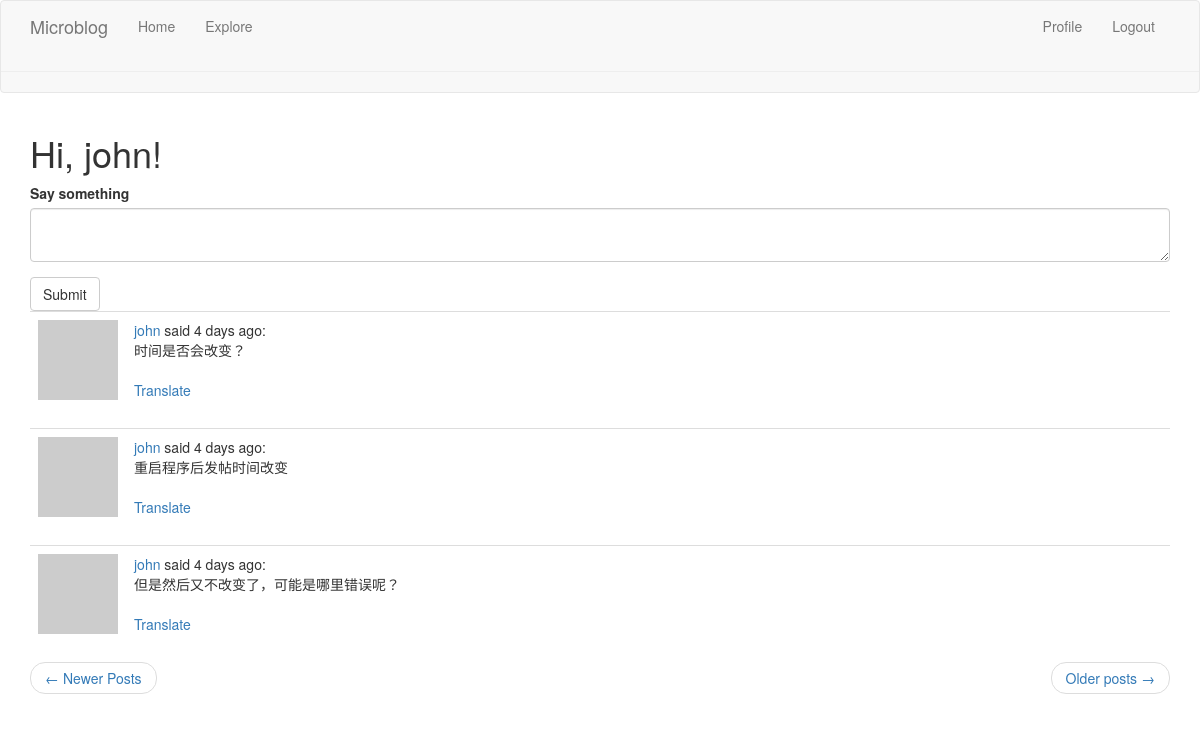
Before: /index (signed in) with the older database file.
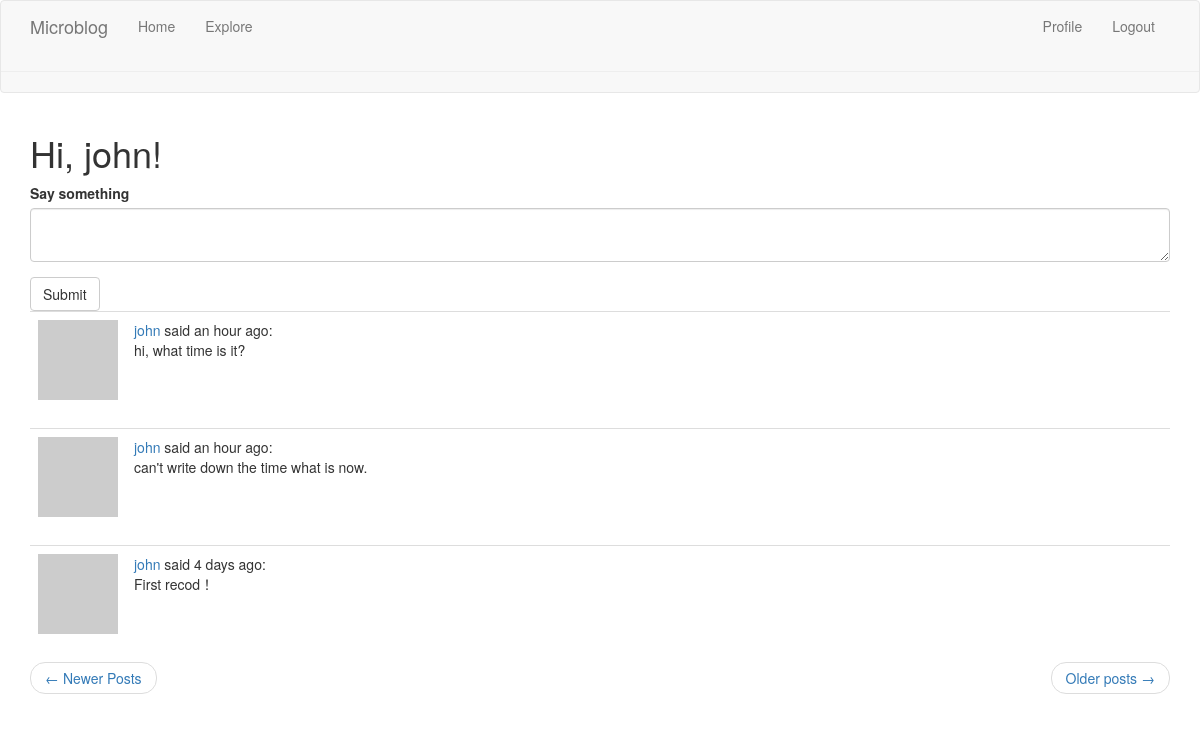
After: the same page with the newer database file.
### app/models.py (models this page shows, shortened)
class User(UserMixin, db.Model):
    id = db.Column(db.Integer, primary_key=True)
    username = db.Column(db.String(64), index=True, unique=True)
    email = db.Column(db.String(120), index=True, unique=True)
    password_hash = db.Column(db.String(128))
    posts = db.relationship('Post', backref='author', lazy='dynamic')
    about_me = db.Column(db.String(140))
    last_seen = db.Column(db.DateTime, default=datetime.utcnow)
    followed = db.relationship(
        'User', secondary=followers,
        primaryjoin=(followers.c.follower_id == id),
        secondaryjoin=(followers.c.followed_id == id),
        backref=db.backref('followers', lazy='dynamic'), lazy='dynamic')
    def avatar(self, size):
        digest = md5(self.email.lower().encode('utf-8')).hexdigest()
        return 'https://www.gravatar.com/avatar/{}?d=identicon&s={}'.format(
            digest, size)
    def followed_posts(self):
        followed = Post.query.join(
            followers, (followers.c.followed_id == Post.user_id)).filter(
            followers.c.follower_id == self.id)
        own = Post.query.filter_by(user_id=self.id)
        return followed.union(own).order_by(Post.timestamp.desc())

class Post(db.Model):
    id = db.Column(db.Integer, primary_key=True)
    body = db.Column(db.String(140))
    timestamp = db.Column(db.DateTime, index=True, default=datetime.utcnow())
    user_id = db.Column(db.Integer, db.ForeignKey('user.id'))
    language = db.Column(db.String(5))

### app/main/routes.py (the view, shortened to what this page needs)
@bp.route('/', methods=['GET', 'POST'])
@bp.route('/index', methods=['GET', 'POST'])
@login_required
def index():
    form = PostForm()
    page = request.args.get('page', 1, type=int)
    posts = current_user.followed_posts().paginate(
        page, current_app.config['POSTS_PER_PAGE'], False)
    next_url = url_for('main.index', page=posts.next_num) if posts.has_next else None
    prev_url = url_for('main.index', page=posts.prev_num) if posts.has_prev else None
    return render_template("index.html", title=_('Home'), form=form, posts=posts.items,
                           next_url=next_url, prev_url=prev_url)

### app/main/forms.py
class PostForm(FlaskForm):
    post = TextAreaField(_l('Say something'), validators=[DataRequired()])
    submit = SubmitField(_l('Submit'))

### app/main/routes.py (called while the page is built)
@bp.before_request
def before_request():
    if current_user.is_authenticated:
        current_user.last_seen = datetime.utcnow()
        db.session.commit()
    g.locale = str(get_locale())

### app/models.py (called while the page is built)
@login.user_loader
def load_user(id):
    return User.query.get(int(id))

### app/templates/index.html
{% extends "base.html" %}
{% import 'bootstrap/wtf.html' as wtf %}
{% block app_content %}
    <h1>{{ _('Hi, %(username)s!', username=current_user.username) }}</h1>
    {% if form %}
        {{ wtf.quick_form(form) }}
    {% endif %}
    {% for post in posts %}
        {% include '_post.html' %}
    {% endfor %}
    <nav aria-label="...">
        <ul class="pager">
            <li class="previous{% if not prev_url %} diabled {% endif %}">
                <a href="{{ prev_url or '#'}}">
                    <span aria-hidden="true">&larr;</span> {{ _('Newer Posts') }}
                </a>
            </li>
            <li class="next{% if not next_url%} disable {% endif %}">
                <a href="{{ next_url or '#'}}">
                    {{ _('Older posts') }}  <span aria-hidden="true">&rarr;</span>
                </a>
            </li>
        </ul>
    </nav>
{% endblock %}

### app/templates/base.html (shortened to what this page needs)
{% extends 'bootstrap/base.html' %}
{% block navbar %}
    <nav class="navbar navbar-default">
        <div class="container">
            <div class="navbar-header">
                <a class="navbar-brand" href="{{ url_for('main.index') }}">Microblog</a>
            </div>
            <div class="collapse navbar-collapse" id="bs-example-navbar-collapse-1">
                <ul class="nav navbar-nav">
                    <li><a href="{{ url_for('main.index') }}">{{ _('Home') }}</a></li>
                    <li><a href="{{ url_for('main.explore') }}">{{ _('Explore') }}</a></li>
                </ul>
                <ul class="nav navbar-nav navbar-right">
                    {% if current_user.is_anonymous %}
                    <li><a href="{{ url_for('auth.login') }}">{{ _('Login') }}</a></li>
                    {% else %}
                    <li><a href="{{ url_for('main.user', username=current_user.username) }}">{{ _('Profile') }}</a></li>
                    <li><a href="{{ url_for('auth.logout') }}">{{ _('Logout') }}</a></li>
                    {% endif %}
                </ul>
            </div>
        </div>
        <hr>
    </nav>
{% endblock %}
{% block content %}
    <div class="container">
        {% block app_content%}{% endblock %}
    </div>
{% endblock %}

### app/templates/_post.html (shortened to what this page needs)
<table class="table table-hover">
    <tr>
        <td width="70px" >
            <a href="{{ url_for('main.user', username=post.author.username) }}">
                <img src="{{ post.author.avatar(36) }}">
            </a>
        </td>
        <td>
            {{ _('%(username)s said %(when)s',
                username=user_link, when=moment(post.timestamp).fromNow()) }}:
            <br>
            <span id="post{{ post.id }}">{{ post.body }}</span>
            {% if post.language and post.language != g.locale %}
            <br><br>
            <span id="translation{{ post.id}}">
                <a href="javascript:translate(
                    '#post{{ post.id}}',
                    '#translation{{post.id}}',
                    '{{ post.language}}',
                    '{{ g.locale}}');">{{ _('Translate')}}</a>
            </span>
            {% endif %}
        </td>
    </tr>
</table>

Changed rows visible on the page:
no longer on this page (row unchanged): Post: body "时间是否会改变？"
no longer on this page (row unchanged): Post: body "重启程序后发帖时间改变"
no longer on this page (row unchanged): Post: body "但是然后又不改变了，可能是哪里错误呢？"
added Post: body "hi, what time is it?"
added Post: body "can't write down the time what is now."
added Post: body "First recod！"
